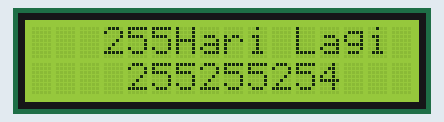
The sketch below on a simulated Arduino Uno, built with avr-gcc and run on an emulated ATmega328P. On the bench: 16×2 character LCD. EEPROM starts erased.

Above: at 0.25 s.
At 4.93 s:
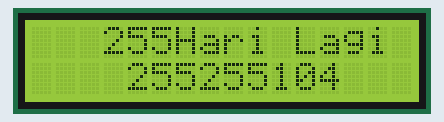
At 9.83 s:
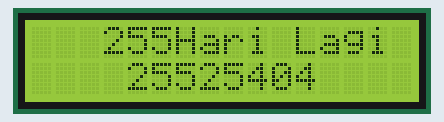
At 19.68 s:
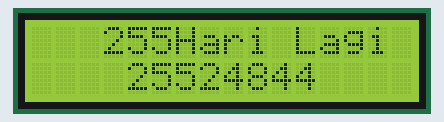
At 29.83 s:
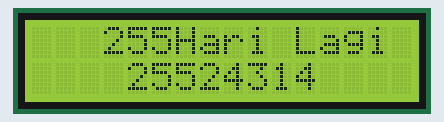
At 39.37 s:
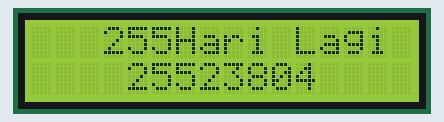

The sketch:

CountDown_21_Days.ino
```cpp
#include <LiquidCrystal_I2C.h>
#include <EEPROM.h>

int S = 59; // count seconds
int M = 59; // count minutes
int H = 23; // count hours
int D = 20;
//initialize the library with the numbers of the interface pins
LiquidCrystal_I2C lcd(0x3F,2,1,0,4,5,6,7,3, POSITIVE); // pins connected to LCD

void setup()
{
 lcd.begin(16,2);//set up the LCD's number of columns and rows

}
void loop()
{


 lcd.setCursor(6,0);
 lcd.print("Hari Lagi");
 lcd.setCursor(6,1);
 lcd.print(":");
 lcd.setCursor(9,1);
 lcd.print(":");

 if (D<0)
 {
 D=20;
 H=23;
 M=59;
 S=59;
 }


 S = EEPROM.read(60);
 M = EEPROM.read(61);
 H = EEPROM.read(0);
 D = EEPROM.read(1);

 S--;
 delay(0.001);

 if(S<0)
 {
 M--;
 S=59;
 }

 if(M<0)
 {
 H--;
 M=59;
 EEPROM.write(0,H);
 }

 if(H<0)
 {
 D--;
 H=23;
 EEPROM.write(1, D);
 }

 EEPROM.write(60, S);
 EEPROM.write(61, M);

 if(M>9)
 {
 lcd.setCursor(7,1);
 lcd.print(M);
 }
 else
 {
 lcd.setCursor(7,1);
 lcd.print("0");
 lcd.setCursor(8,1);
 lcd.print(M);
 lcd.setCursor(9,1);
 lcd.print(":");
 }

 if(S>9)
 {
 lcd.setCursor(10,1);
 lcd.print(S);
 }
 else
 {
 lcd.setCursor(10,1);
 lcd.print("0");
 lcd.setCursor(11,1);
 lcd.print(S);
 lcd.setCursor(12,1);
 lcd.print(" ");
 }

 if(H>9)
 {
 lcd.setCursor(4,1);
 lcd.print (H);
 }
 else
 {
 lcd.setCursor(4,1);
 lcd.print("0");
 lcd.setCursor(5,1);
 lcd.print(H);
 lcd.setCursor(6,1);
 lcd.print(":");
 }
  if(D>9)
 {
 lcd.setCursor(3,0);
 lcd.print (D);
 }
 else
 {
 lcd.setCursor(4,0);
 lcd.print("0");
 lcd.setCursor(5,0);
 lcd.print(D);
 }
}
```
